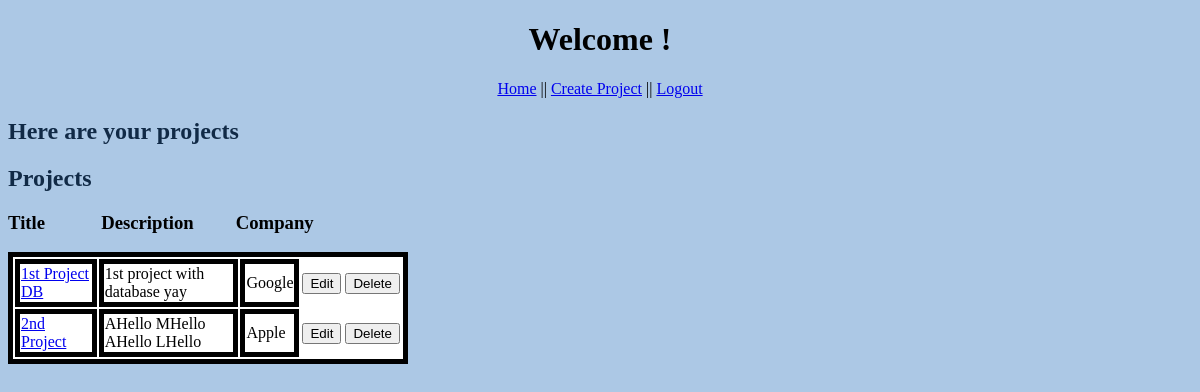
The app's page /notes (signed in) with its own data.
### models.py (models this page shows, shortened)
class Project(db.Model):
    id = db.Column('id', db.Integer, primary_key = True)
    title = db.Column('title', db.String(200))
    detail = db.Column('detail', db.String(1000))
    company_name = db.Column('company_name', db.String(100))

### app.py (the view)
@app.route('/')
@app.route('/index')
@app.route('/notes') # can delete this later if needed
def index():
    if session.get('user'):
        projects = find_projects()
        return render_template("index.html", user=session['user'], user_projects=projects)
    return redirect(url_for('login'))

### models.py (called while the page is built)
def find_projects():
    return db.session.query(Project).all()

### templates/index.html (shortened to what this page needs)
<!DOCTYPE html>
<html lang="en">
    <head>
        <link rel="stylesheet" href="{{ url_for('static', filename='main.css')}}">
    </head>
    <body>
        <h1>Welcome {{user.username}}!</h1>
        <nav>
            <a href="{{ url_for('index') }}">Home</a> ||
            <a href="{{ url_for('new_project') }}">Create Project</a> ||
            <a href="{{ url_for('logout') }}">Logout</a>
        </nav>
        <h2>Here are your projects</h2>
        <h2>Projects</h2>
        <h3>
            Title&emsp;&emsp;&emsp;Description
            &emsp;&emsp;Company
        </h3>
        <div class="box">
            <table class="insideBox">
                {% for project in user_projects %}
                <tr>
                    <td class="tableRow"><a href="{{ url_for('get_project', project_id=project.id) }}">{{project.title}}</a></td>
                    <td class="tableRow">{{project.detail}}</a></td>
                    <td class="tableRow">{{project.company_name}}</a></td>
                    <td>
                        <form action="{{url_for('edit_project',project_id=project.id)}}" method = "get">
                            <input type="submit" value="Edit">
                        </form>
                    </td>
                    <td>
                        <form action="{{url_for('delete_project',project_id=project.id)}}" method = "post">
                            <input type="submit" value="Delete">
                        </form>
                    </td>
                </tr>
                {% endfor %}
            </table>
        </div>
    </body>
</html>

### static/main.css (style rules this page uses)
h1 { color:black; text-align: center; }
h2 { color: #112A46; }
body { background:#ACC8E5; }
nav { text-align: center; }
.box { width: 100%; height: 500px; width: 25em; text-align: center; }
.insideBox { background-color: white; text-align: left; border: 5px solid; margin-bottom: 20px; }
.tableRow { border: 5px solid black; }

### records on screen
Project: title "1st Project DB", detail "1st project with database yay", company_name "Google"
Project: title "2nd Project", detail "AHello MHello AHello LHello", company_name "Apple"
